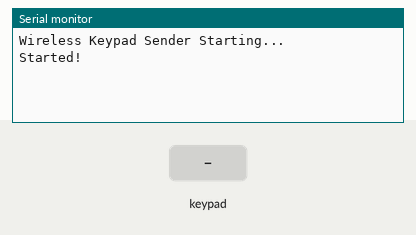
A sketch run on a simulated Arduino Uno, built with avr-gcc and run on an emulated ATmega328P. Parts: the last lines printed to the serial monitor. Inputs (shaded band) come from the test bench. No radio packets arrive unless stated.

Above: at 1.2 s.
1.3 s: key '1' pressed
At 2.0 s:
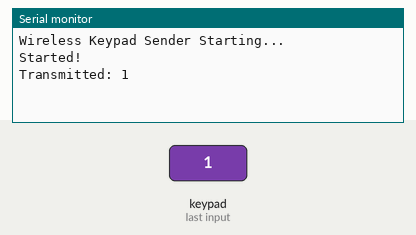
2.8 s: keypad keys 5 4 3 2 # pressed 0.4 s apart
At 5.8 s:
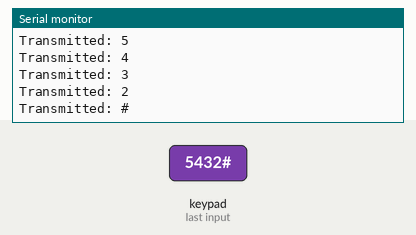
6.3 s: key '*' pressed
At 7.2 s:
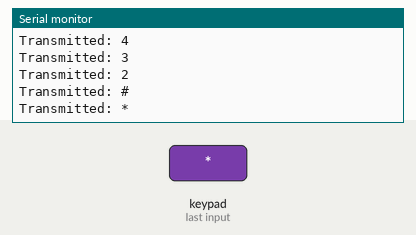
7.8 s: keypad keys 8 7 6 pressed 0.4 s apart
At 10.1 s:
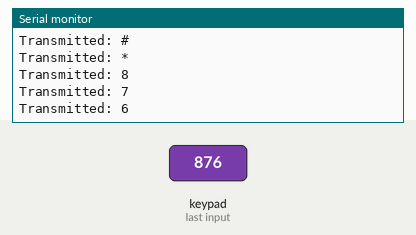
Timing chart, 0 to 11.5 s (numbered marks = the images above; inputs shaded):
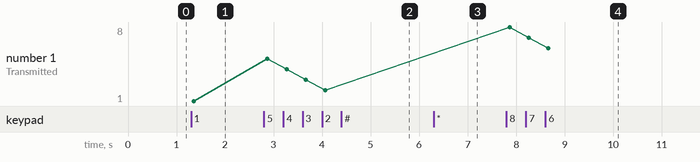

Measured:
- after the input at 1.3 s, the serial monitor: prints a new line after 0.06 s (image 1)
- after the input at 2.8 s, the serial monitor: prints a new line after 0.06 s (image 2)
- after the input at 6.3 s, the serial monitor: prints a new line after 0.07 s (image 3)
- after the input at 7.8 s, the serial monitor: prints a new line after 0.07 s (image 4)
- plotted number 1: 1 → 2 after the input at 2.8 s, 2 → 6 after the input at 7.8 s

The sketch:

sender.ino
```cpp
/*
 * Wireless Keypad - Sender
 *
 * This Arduino reads from a 4x4 matrix keypad and transmits
 * key presses via 433MHz RF transmitter to the receiver Arduino.
 *
 * Hardware:
 * - Arduino UNO
 * - 4x4 Matrix Keypad
 * - 433MHz ASK RF Transmitter Module
 *
 * Pin Connections:
 * Keypad: Rows 2,3,4,5 | Columns 6,7,8,9
 * RF Transmitter: Pin 10
 */

#include <Keypad.h>
#include <VirtualWire.h>

// Keypad configuration
const byte ROWS = 4;
const byte COLS = 3;

// Define the keypad layout
char hexaKeys[ROWS][COLS] = {
  {'1', '2', '3'},
  {'4', '5', '6'},
  {'7', '8', '9'},
  {'*', '0', '#'}
};

// Define row and column pins
byte rowPins[ROWS] = {5, 4, 3, 2}; // Connect to the row pinouts of the keypad
byte colPins[COLS] = {8, 7, 6}; // Connect to the column pinouts of the keypad

// Create keypad object
Keypad customKeypad = Keypad(makeKeymap(hexaKeys), rowPins, colPins, ROWS, COLS);

// RF transmission settings
const int RF_TX_PIN = 10;
const int TRANSMISSION_SPEED = 1200; // bits per second

// Variables for key handling
char lastKey = '\0';
unsigned long lastKeyTime = 0;
const unsigned long KEY_REPEAT_DELAY = 500; // milliseconds

void setup() {
  // Initialize serial for debugging
  Serial.begin(9600);
  Serial.println("Wireless Keypad Sender Starting...");

  // Initialize VirtualWire
  vw_set_tx_pin(RF_TX_PIN);
  vw_setup(TRANSMISSION_SPEED);

  Serial.println("Started!");
}

void loop() {
  // Read keypad
  char key = customKeypad.getKey();

  // If a key is pressed
  if (key) {
    // Check if it's a new key or repeat
    if (key != lastKey || (millis() - lastKeyTime) > KEY_REPEAT_DELAY) {
      // Transmit the single character
      vw_send((uint8_t*)&key, 1);
      vw_wait_tx(); // Wait for transmission to complete

      // Update tracking variables
      lastKey = key;
      lastKeyTime = millis();

      // Debug output
      Serial.print("Transmitted: ");
      Serial.println(key);
    }
  }

  // Small delay to prevent excessive CPU usage
  delay(10);
} 
```
